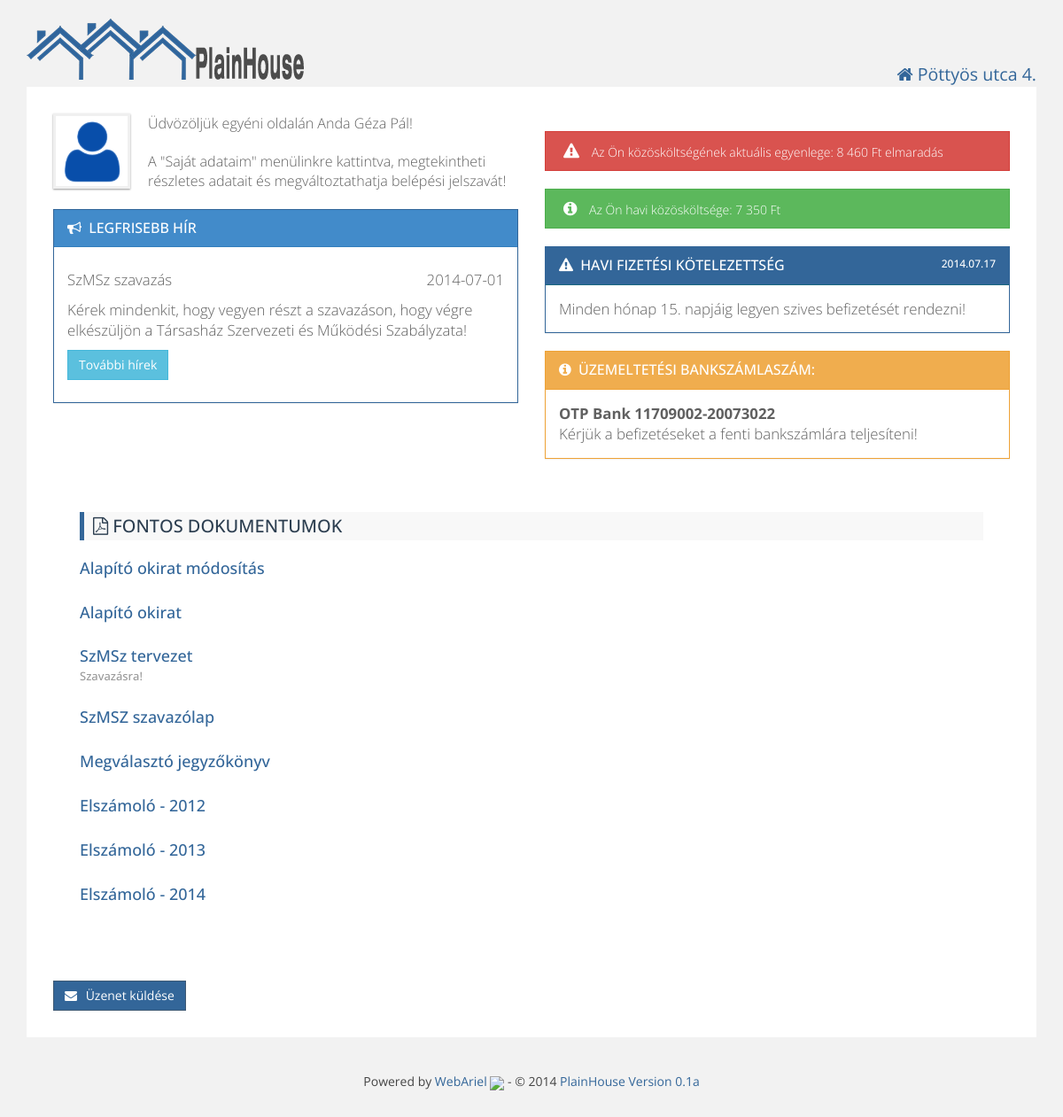
Page / (signed in) on the committed database.
### tables this page shows
CREATE TABLE IF NOT EXISTS `residents` (
  `id` int(11) NOT NULL AUTO_INCREMENT,
  `firstname` varchar(100) NOT NULL,
  `lastname` varchar(100) NOT NULL,
  `email` varchar(100) NOT NULL,
  `phone` varchar(255) DEFAULT NULL,
  `username` varchar(25) NOT NULL,
  `password` varchar(512) NOT NULL,
  `depositid` int(11) NOT NULL,
  `active` int(11) NOT NULL DEFAULT '1',
  `admin` int(11) NOT NULL DEFAULT '0',
  `last_login` datetime NOT NULL,
  PRIMARY KEY (`id`),
  UNIQUE KEY `deposit_id` (`depositid`),
  UNIQUE KEY `e-mail` (`email`)
);

CREATE TABLE IF NOT EXISTS `board` (
  `id` int(11) NOT NULL AUTO_INCREMENT,
  `creation_date` date NOT NULL,
  `title` varchar(250) NOT NULL,
  `text` text NOT NULL,
  `valid_till` date NOT NULL DEFAULT '2099-12-31',
  `valid` tinyint(1) NOT NULL DEFAULT '1',
  PRIMARY KEY (`id`)
);

CREATE TABLE IF NOT EXISTS `deposit_balance` (
  `id` int(11) NOT NULL AUTO_INCREMENT,
  `deposit_id` int(11) NOT NULL,
  `year` year(4) NOT NULL,
  `opening_balance` int(11) NOT NULL,
  `actual_balance` int(11) NOT NULL,
  PRIMARY KEY (`id`),
  KEY `deposit_id` (`deposit_id`)
);

CREATE TABLE IF NOT EXISTS `documents` (
  `id` int(11) NOT NULL AUTO_INCREMENT,
  `name` varchar(100) NOT NULL,
  `shortname` varchar(100) NOT NULL,
  `description` text,
  PRIMARY KEY (`id`)
);

### config.php (called while the page is built, shortened)
<?php
$website['title'] = "PlainHouse";
$website['version'] = "0.1a";

### db.php (the view, shortened to what this page needs)
<?php
function getUserData($id) {
    $sql = "SELECT `residents`.`id`,`residents`.`firstname`,`residents`.`lastname`,"
            . "`residents`.`email`, `residents`.`phone`, `residents`.`username`,`deposits`.`floor`,"
            . "`deposits`.`door` FROM residents LEFT JOIN `deposits` "
            . "ON `residents`.`depositid` = `deposits`.`id` WHERE `residents`.`id` = $id;";
    $result = mysql_query($sql);
    $array = array();
    while ($row = mysql_fetch_assoc($result)) {
        $array = $row;
    }
    return $array;
}
function getCurrentBalance($id) {
    $year = date("Y");
    $sql = "SELECT `actual_balance` FROM `deposit_balance` WHERE `deposit_id` = '$id' AND `year` = '$year'";
    $result = mysql_query($sql);
    while ($row = mysql_fetch_assoc($result)) {
        $balance = $row["actual_balance"];
    }
    return $balance;
}
function listDocuments() {
    $sql = "SELECT `name`, `shortname`, `description` FROM documents";
    $result = mysql_query($sql);
    while ($row = mysql_fetch_assoc($result)) {
        $docs[] = $row;
    }
    if (mysql_num_rows($result) != 0) {
        echo '<div class="content">';
        echo '<h3 class="primary"><i class="fa fa-file-pdf-o"></i> Fontos dokumentumok </h3>';
        foreach ($docs as $row) {
            echo "<h4><a href=\"./documents/{$row['name']}\" target=\"_blank\">{$row['shortname']}</a><br>"
            . "<span class=\"help-block\">{$row['description']}</span></h4>";
        }
        echo "</div>";
    }
}
function getLatestBoardMessage() {
    $sql = "SELECT * FROM `board`  WHERE `valid` = 1 AND (`valid_till`> CURDATE()) ORDER BY `id` DESC LIMIT 1";
    $result = mysql_query($sql);
    while ($row = mysql_fetch_assoc($result)) {
        $msg = $row;
    }
    if (mysql_num_rows($result) != 0) {
        return $msg;
    }
}

### html.php (shortened to what this page needs)
<?php
include_once 'config.php';
function htmlHead($title, $house) {
    echo <<<EOT
	<!doctype html>
<html>
    <head>
        <meta http-equiv="Content-Type" content="text/html; charset=UTF-8">
		<meta name="viewport" content="width=device-width, initial-scale=1.0">
		<link href="favicon.ico" rel="icon" type="image/x-icon" />
        <title>$title - $house</title>
        <script src="js/jquery.js"></script>
        <script src="js/bootstrap.js"></script>
        <script src="js/bootstrap-dialog.js" type="text/javascript"></script>
        <script src="js/plainhome.js" type="text/javascript"></script>
        <script src="js/form-validator.js" type="text/javascript"></script>
		<script src="js/print.js" type="text/javascript"></script>
        <link href='http://fonts.googleapis.com/css?family=Open+Sans' rel='stylesheet' type='text/css'>
        <link href="css/bootstrap-dialog.css" rel="stylesheet" type="text/css"/>
		<link href="css/bootstrap.css" rel="stylesheet">
		<link href="css/style.css" rel="stylesheet">
		<link href="css/plainhome.css" rel="stylesheet">
		<link href="css/datepicker.css" rel="stylesheet">
		<link href="css/font-awesome.min.css" rel="stylesheet">
	<!--[if lt IE 9]>
		<script src="js/html5shiv.js"></script>
		<script src="js/respond.js"></script>
	<![endif]-->
     </head>
    <body>
EOT;
}
function htmlEnd() {
    global $website;
    global $house;
    echo <<<EOT
			</div>
			<div class="footer">
				<p class="textCenter">
                                        Powered by <a href="http://webariel.hu?utm_source={$house['name']}&utm_medium=footer&utm_campaign=copyright" target="_blank">WebAriel <img src="./pics/wa_logo.png"></a> - &copy; 2014 <a href="http://webariel.hu?utm_source={$house['name']}&utm_medium=footer&utm_campaign=copyright2" target="_blank">PlainHouse Version {$website['version']}</a></p>
			</div>
		</div>
		<script src="js/stacktable.js" type="text/javascript"></script>
	</body>
	</html>
EOT;
}
function webheader($user) {
    global $house;
    echo <<<EOT
    <div class="container">
	    <div class="row">
	        <div class="col-md-8">
	            <div class="logo">
	                <a href="index.php"><img alt="PlainHome" src="pics/logo.png" /></a>
	            </div>
	        </div>
	        <div class="col-md-4 userInfo">
	            <p class="textRight"><i class="fa fa-home"></i> {$house['name']}</p>
	        </div>
	        <div>
	            <div class="nav">
	                <input type="checkbox" id="toggle" />
EOT;
    echo <<<EOT
                </div>
			</div>
	    </div>
		<div class="modal fade" id="signOut" tabindex="-1" role="dialog" aria-hidden="true">
			<div class="modal-dialog">
				<div class="modal-content">
					<div class="modal-body">
						<p class="lead">Biztosan ki akar lépni?</p>
					</div>
					<div class="modal-footer">
						<a href="index.php?logout=1" class="btn btn-success btn-icon-alt">Kilépés <i class="fa fa-sign-out"></i></a>
						<button type="button" class="btn btn-warning btn-icon" data-dismiss="modal"><i class="fa fa-times-circle"></i> Mégsem</button>
					</div>
				</div>
			</div>
		</div>
EOT;
}
function sendMessage() {
    echo <<<EOT
		<a data-toggle="modal" href="#newMsg" class="btn btn-success btn-icon floatLeft"><i class="fa fa-envelope"></i> Üzenet küldése</a>
		<div class="modal fade" id="newMsg" tabindex="-1" role="dialog" aria-hidden="true">
			<div class="modal-dialog">
				<div class="modal-content">
					<div class="modal-header modal-primary">
						<button type="button" class="close" data-dismiss="modal" aria-hidden="true"><i class="fa fa-times"></i></button>
						<h4 class="modal-title">Kérdése van? Információra van szüksége?</h4>
					</div>
					<form action="message.php" method="post">
						<div class="modal-body">
							<div class="form-group">
		                        <label for="subject">Tárgy</label>
								<input type="text" class="form-control" name="subject" id="subject" value="" />
								<span class="help-block">Kérjük, adja meg üzenete tárgyát.</span>
		                    </div>
							<div class="form-group">
								<label for="comment">Üzenet</label>
								<textarea class="form-control" name="comment" id="comment" rows="4"></textarea>
								<span class="help-block">Kérjük fogalmazza meg röviden, lényegretörően üzenetét. HTML kód nem használható!</span>
							</div>
						</div>
						<div class="modal-footer">
							<button type="input" name="submit" value="sendMsg" class="btn btn-success btn-icon"><i class="fa fa-check-square-o"></i> Küldés</button>
							<button type="button" class="btn btn-warning btn-icon" data-dismiss="modal"><i class="fa fa-times-circle"></i> Mégsem</button>
						</div>
					</form>
				</div>
			</div>
		</div>
EOT;
}
function welcomeIndexUser($user, $ccost, $balance) {
    global $house;
    $msg = getLatestBoardMessage();
    $date = date("Y.m.d");
    $cost = number_format($ccost, 0, ',', ' ');
    if ($balance < 0) {
        $abalance = $balance * -1;
    }
    else {
        $abalance = $balance;
    }
    $abalance = number_format($abalance, 0, ',', ' ');
    echo <<<EOT
<div class="content">
		<div class="row">
	<div class="col-md-6">
		<img alt="Tenant Avatar" src="pics/user_avatar.png" class="avatar" />
		<p class="lead welcomeMsg">Üdvözöljük egyéni oldalán {$user['firstname']} {$user['lastname']}!</p>
		<p class="lead welcomeMsg">A "Saját adataim" menülinkre kattintva, megtekintheti részletes adatait és megváltoztathatja belépési jelszavát!</p>
EOT;
if ($msg)
{
	echo <<<EOT
		<div class="panel panel-primary">
		<div class="panel-heading">
		<h3 class="panel-title"><i class="fa fa-bullhorn"></i> Legfrisebb hír</h3>
		</div>
                <div class="panel-body"><p>{$msg['title']}<span style="float: right">{$msg['creation_date']}</span></p>
		<p>{$msg['text']}</p>
		<p><a href="board.php"><button type="button" class="btn btn-info"><i class=""></i>További hírek</button></a></p>
		</div>
		</div>
EOT;
}
echo <<<EOT
	</div>
	<div class="col-md-6">
EOT;
    if ($balance < 0)
    {
        echo <<<EOT
                <div class="alertMsg danger"><i class="fa fa-warning"></i> Az Ön közösköltségének aktuális egyenlege: <span class="floatLeft">$abalance Ft elmaradás</span></div>
EOT;
    }
    else
    {
        echo <<<EOT
                <div class="alertMsg success"><i class="fa fa-info-circle"></i> Az Ön közösköltségének aktuális egyenlege: <span class="floatLeft">$abalance Ft túlfizetés</span></div>
EOT;
    }
    echo <<<EOT
                <div class="alertMsg success"><i class="fa fa-info-circle"></i> Az Ön havi közösköltsége: <span class="floatLeft">$cost Ft</span></div>
                <div class="panel panel-info">
                <div class="panel-heading">
                <h3 class="panel-title"><i class="fa fa-warning"></i> Havi fizetési kötelezettség<span class="floatRight">$date </span></h3>
                </div>
                <div class="panel-body">Minden hónap {$house['payment_day']}. napjáig legyen szives befizetését rendezni!</div>
                </div>
                <div class="panel panel-warning">
                <div class="panel-heading">
                <h3 class="panel-title"><i class="fa fa-info-circle"></i> Üzemeltetési bankszámlaszám:<span class="floatRight"></span></h3>
                </div>
                <div class="panel-body"> <span style="font-weight:bold;">{$house['bank_account']}</span><br>Kérjük a befizetéseket a fenti bankszámlára teljesíteni!</div>
                </div>
                </div>
                </div>
EOT;
}

### css/style.css (style rules this page uses)
body { background: #f2f2f2; color: #444444; font-family: "Open Sans",sans-serif; font-size: 14px; line-height: 1.42857; }
h1, h2, h3, h4, h5, h6, .h1, .h2, .h3, .h4, .h5, .h6 { font-family: "Open Sans", sans-serif; color: #999999; line-height: 1.1; padding: 2px 0; margin-top: 10px; margin-bottom: 20px; }
h3.primary { background: #f8f8f8; padding: 5px 10px 5px 10px; color: #2c3e50; border-left: 5px solid #336699; font-size: 20px; text-transform: uppercase; }
p { margin: 10px 0; }
.lead { // margin-bottom: 0; margin-bottom: 20px; font-size: 16.099999999999998px; font-weight: 200; line-height: 1.4; }
.welcomeMsg { margin-top: 0; }
.container { max-width: 1250px; margin-left: auto; margin-right: auto; padding-left: 0; padding-right: 0; }
.container .content { padding: 30px; border-radius: 0; background-color: #ffffff; color: #606060; font-size: 1.2em; font-weight: 200; line-height: 1.4; margin-bottom: 30px; }
.help-block { display: block; margin-top: 5px; margin-bottom: 6px; color: #999999; font-size: 13px; }
.btn { display: inline-block; padding: 6px 12px; margin-bottom: 0; font-size: 14px; font-weight: normal; line-height: 1.428571429; text-align: center; white-space: nowrap; vertical-align: middle; cursor: pointer; border: 1px solid transparent; border-radius: 0; -webkit-user-select: none; -moz-user-select: none; -ms-user-select: none; -o-user-select: none; user-select: none; }
.btn-icon i { margin-right: 6px; }
.btn-success { color: #ffffff; background-color: #336699; border-color: #3e5974; }
.btn-info { color: #ffffff; background-color: #5bc0de; border-color: #46b8da; }
.panel { background-color: #ffffff; border: 1px solid transparent; border-radius: 0; box-shadow: 0 1px 1px rgba(0, 0, 0, 0.05); margin-bottom: 20px; }
.panel-heading { padding: 10px 15px; border-bottom: 1px solid transparent; border-top-right-radius: 0; border-top-left-radius: 0; text-transform: uppercase; }
.panel-title { font-size: 16px; margin-bottom: 0; margin-top: 0; border: 0; text-transform: uppercase; }
.panel-title i { margin-right: 4px; }
.panel-title span { font-size: 12px; }
.panel-primary { border-color: #336699; }
.panel-primary > .panel-heading { color: #ffffff; background-color: #428bca; border-color: #357ebd; }
.panel-primary > .panel-heading > .panel-title { color: #ffffff; }
.panel-warning { border-color: #eea236; }
.panel-warning > .panel-heading { color: #ffffff; background-color: #f0ad4e; border-color: #eea236; }
.panel-warning > .panel-heading > .panel-title { color: #ffffff; }
.panel-info { border-color: #336699; }
.panel-info > .panel-heading { color: #ffffff; background-color: #336699; border-color: #19687f; }
.panel-info > .panel-heading > .panel-title { color: #ffffff; }

### css/plainhome.css (style rules this page uses)
body { padding: 20px 30px; }
a { color: #336699; text-decoration: none; }
img { max-width: 100%; height: auto; vertical-align: middle; border: 0; -ms-interpolation-mode: bicubic; }
.textCenter { text-align: center; }
.textRight { text-align: right; font-size: 1.4em; color: #336699; margin: 50px 0 0 0; }
.floatRight { float: right; }
.logo:before, .logo:after { content: " "; display: table; }
.logo:after { clear: both; }
.logo { max-height: 42px; overflow-x: visible; margin-bottom: 30px; }
.footer:before, .footer:after { content: " "; display: table; }
.footer:after { clear: both; }
.footer { overflow-x: visible; margin-top: 30px; }
.avatar { border: 3px solid #f0f0f0; box-shadow: 0 1px 2px #999999; float: left; margin: 0 20px 10px 0; height: 85px; }
.alertMsg { font-size: 14px; font-family: 'Open Sans', sans-serif; line-height: 1.5em; margin: 20px 0; padding: 12px 30px 10px 20px; position: relative; }
.alertMsg i { font-size: 18px; margin-right: 10px; }
.alertMsg.success { background-color: #5cb85c; border: 1px #4cae4c solid; color: #ffffff; }
.alertMsg.danger { background-color: #d9534f; border: 1px #d43f3a solid; color: #ffffff; }

### rows in the picture
residents: firstname "Anda", lastname "Géza Pál"
board: title "SzMSz szavazás", creation_date "2014-07-01", text "Kérek mindenkit, hogy vegyen részt a szavazáson, hogy végre elkészüljön a Társasház Szervezeti és Működési Szabályzata!"
deposit_balance: actual_balance "8 460"
documents: shortname "Alapító okirat módosítás"
documents: shortname "Alapító okirat"
documents: shortname "SzMSz tervezet", description "Szavazásra!"
documents: shortname "SzMSZ szavazólap"
documents: shortname "Megválasztó jegyzőkönyv"
documents: shortname "Elszámoló - 2012"
documents: shortname "Elszámoló - 2013"
documents: shortname "Elszámoló - 2014"

### other values in the picture
$house['name'] "Pöttyös utca 4."
$cost "7 350"
$date "2014.07.17"
$house['payment_day'] "15"
$house['bank_account'] "OTP Bank 11709002-20073022"
$website['version'] "0.1a"
